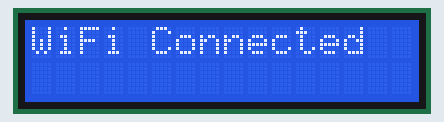
This sketch was run on a simulated ESP32. Parts: 16×2 character LCD. WiFi joins after 1.5 s; servers stay silent unless stated; uploads are accepted with an empty reply; random numbers use the default seed unless the sketch sets one.

Above: at 1.6 s.
At 3.9 s:
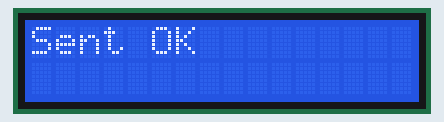
At 8.95 s:
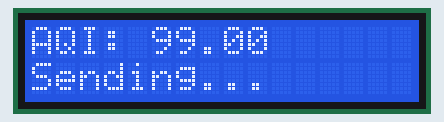
At 14.18 s:
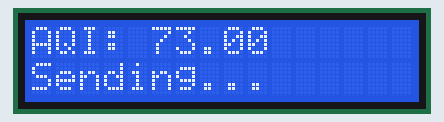
At 19.41 s:
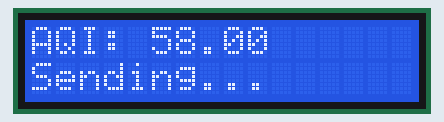
At 35.11 s:
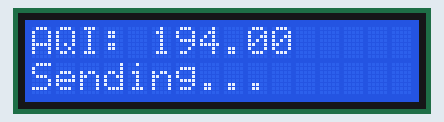

Measured:
- what the display in image 0 shows lasts 2.0 s, from 1.6 s to 3.6 s
- what the display in image 1 shows lasts 5.0 s, from 3.8 s to 8.8 s

The sketch:

esp32.ino
```cpp
#include <WiFi.h>
#include <HTTPClient.h>
#include <Wire.h>
#include <LiquidCrystal_I2C.h>

const char* ssid = "muskan";
const char* password = "muskan346";
const char* serverName = "http://192.168.137.206:8000/add_data";

LiquidCrystal_I2C lcd(0x27, 16, 2);

float aqi = 0.0;

void setup() {
  Serial.begin(115200);

  Wire.begin(21, 22);

  lcd.init();
  lcd.backlight();

  lcd.setCursor(0, 0);
  lcd.print("Connecting...");

  WiFi.begin(ssid, password);

  while (WiFi.status() != WL_CONNECTED) {
    delay(500);
  }

  lcd.clear();
  lcd.print("WiFi Connected");
  delay(2000);
}

void loop() {
  aqi = random(50, 200);

  lcd.clear();
  lcd.setCursor(0, 0);
  lcd.print("AQI: ");
  lcd.print(aqi);

  if (WiFi.status() == WL_CONNECTED) {
    HTTPClient http;

    lcd.setCursor(0, 1);
    lcd.print("Sending...");

    http.begin(serverName);
    http.addHeader("Content-Type", "application/json");

    String jsonData = "{\"aqi\": " + String(aqi) + "}";

    int httpResponseCode = http.POST(jsonData);

    lcd.clear();

    if (httpResponseCode > 0) {
      lcd.print("Sent OK");
    } else {
      lcd.print("Send Failed");
    }

    http.end();
  }

  delay(5000);
}
```
